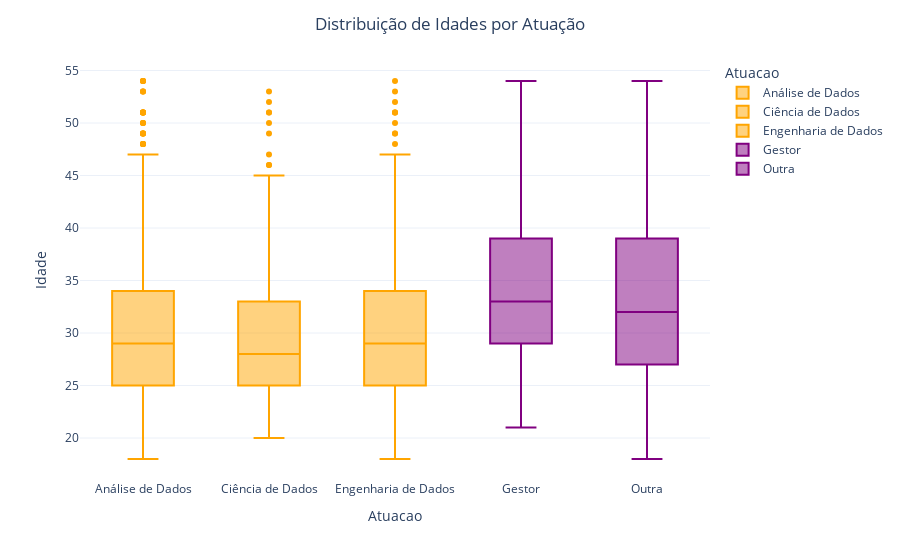

Notebook cell for this chart:
### Code cell
# Plota gráfico de caixa (box plot) da Idade por Atuação
df_box = df_final[['Atuacao', 'Idade']].sort_values(by=['Atuacao'])
cores_box = ["orange", "orange", "orange", "purple", "purple"]
plotar_box(df_box, eixo_x='Atuacao', eixo_y="Idade", eixo_cores='Atuacao', cores=cores_box, titulo='Distribuição de Idades por Atuação')

### Figure 1 — Plotly figure (JSON) as saved in the notebook; plotly's stock layout.template omitted (floating-point values rounded to 4 significant figures; data arrays with more than 128 entries replaced by an {"elided": "..."} marker saying what was removed)
{"data": [{"alignmentgroup": "True", "hovertemplate": "Atuacao=%{x}<br>Idade=%{y}<extra></extra>", "legendgroup": "Análise de Dados", "marker": {"color": "orange"}, "name": "Análise de Dados", "notched": false, "offsetgroup": "Análise de Dados", "orientation": "v", "showlegend": true, "type": "box", "x": {"elided": "829 str values"}, "x0": " ", "xaxis": "x", "y": {"elided": "829 int values"}, "y0": " ", "yaxis": "y"}, {"alignmentgroup": "True", "hovertemplate": "Atuacao=%{x}<br>Idade=%{y}<extra></extra>", "legendgroup": "Ciência de Dados", "marker": {"color": "orange"}, "name": "Ciência de Dados", "notched": false, "offsetgroup": "Ciência de Dados", "orientation": "v", "showlegend": true, "type": "box", "x": {"elided": "403 str values"}, "x0": " ", "xaxis": "x", "y": {"elided": "403 int values"}, "y0": " ", "yaxis": "y"}, {"alignmentgroup": "True", "hovertemplate": "Atuacao=%{x}<br>Idade=%{y}<extra></extra>", "legendgroup": "Engenharia de Dados", "marker": {"color": "orange"}, "name": "Engenharia de Dados", "notched": false, "offsetgroup": "Engenharia de Dados", "orientation": "v", "showlegend": true, "type": "box", "x": {"elided": "401 str values"}, "x0": " ", "xaxis": "x", "y": {"elided": "401 int values"}, "y0": " ", "yaxis": "y"}, {"alignmentgroup": "True", "hovertemplate": "Atuacao=%{x}<br>Idade=%{y}<extra></extra>", "legendgroup": "Gestor", "marker": {"color": "purple"}, "name": "Gestor", "notched": false, "offsetgroup": "Gestor", "orientation": "v", "showlegend": true, "type": "box", "x": {"elided": "489 str values"}, "x0": " ", "xaxis": "x", "y": {"elided": "489 int values"}, "y0": " ", "yaxis": "y"}, {"alignmentgroup": "True", "hovertemplate": "Atuacao=%{x}<br>Idade=%{y}<extra></extra>", "legendgroup": "Outra", "marker": {"color": "purple"}, "name": "Outra", "notched": false, "offsetgroup": "Outra", "orientation": "v", "showlegend": true, "type": "box", "x": {"elided": "189 str values"}, "x0": " ", "xaxis": "x", "y": {"elided": "189 int values"}, "y0": " ", "yaxis": "y"}], "layout": {"boxmode": "overlay", "legend": {"title": {"text": "Atuacao"}, "tracegroupgap": 0}, "margin": {"t": 60}, "title": {"text": "Distribuição de Idades por Atuação", "x": 0.5}, "xaxis": {"anchor": "y", "categoryarray": ["Análise de Dados", "Ciência de Dados", "Engenharia de Dados", "Gestor", "Outra"], "categoryorder": "array", "domain": [0, 1], "title": {"text": "Atuacao"}}, "yaxis": {"anchor": "x", "domain": [0, 1], "title": {"text": "Idade"}}}}
